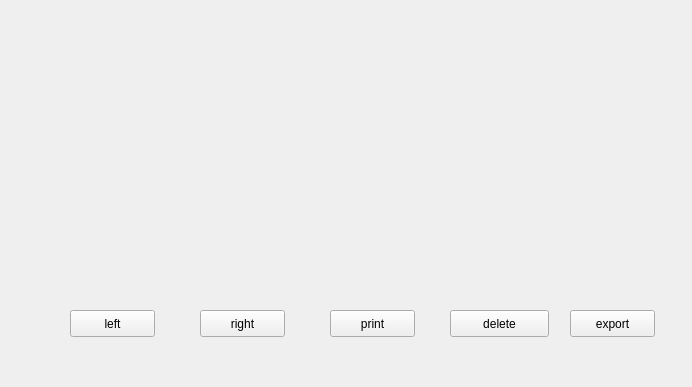
<?xml version="1.0" encoding="UTF-8"?>
<ui version="4.0">
 <class>QQTSampleDataWidget</class>
 <widget class="QWidget" name="QQTSampleDataWidget">
  <property name="geometry">
   <rect>
    <x>0</x>
    <y>0</y>
    <width>692</width>
    <height>387</height>
   </rect>
  </property>
  <property name="windowTitle">
   <string>Form</string>
  </property>
  <widget class="QQTMPTableWidget" name="widgetSampleTable" native="true">
   <property name="geometry">
    <rect>
     <x>9</x>
     <y>9</y>
     <width>674</width>
     <height>261</height>
    </rect>
   </property>
  </widget>
  <widget class="QPushButton" name="btnLeft">
   <property name="geometry">
    <rect>
     <x>70</x>
     <y>310</y>
     <width>85</width>
     <height>27</height>
    </rect>
   </property>
   <property name="text">
    <string>left</string>
   </property>
  </widget>
  <widget class="QPushButton" name="btnRight">
   <property name="geometry">
    <rect>
     <x>200</x>
     <y>310</y>
     <width>85</width>
     <height>27</height>
    </rect>
   </property>
   <property name="text">
    <string>right</string>
   </property>
  </widget>
  <widget class="QPushButton" name="btnPrint">
   <property name="geometry">
    <rect>
     <x>330</x>
     <y>310</y>
     <width>85</width>
     <height>27</height>
    </rect>
   </property>
   <property name="text">
    <string>print</string>
   </property>
  </widget>
  <widget class="QPushButton" name="btnExport">
   <property name="geometry">
    <rect>
     <x>570</x>
     <y>310</y>
     <width>85</width>
     <height>27</height>
    </rect>
   </property>
   <property name="text">
    <string>export</string>
   </property>
  </widget>
  <widget class="QPushButton" name="btnDelete">
   <property name="geometry">
    <rect>
     <x>450</x>
     <y>310</y>
     <width>99</width>
     <height>27</height>
    </rect>
   </property>
   <property name="text">
    <string>delete</string>
   </property>
  </widget>
 </widget>
 <customwidgets>
  <customwidget>
   <class>QQTMPTableWidget</class>
   <extends>QWidget</extends>
   <header>qqtmptablewidget.h</header>
   <container>1</container>
  </customwidget>
 </customwidgets>
 <resources/>
 <connections/>
</ui>
